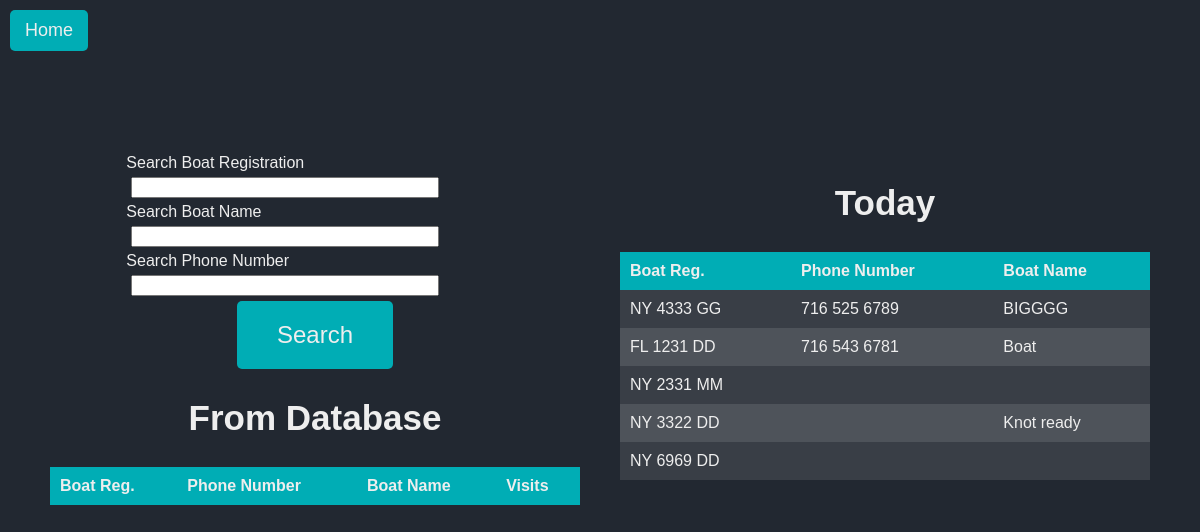
Page /search (signed in) on the committed database.
### website/models.py (models this page shows)
class Boat(db.Model):
    id = db.Column(db.Integer, primary_key=True)
    boat_reg = db.Column(db.String(150), unique=True)
    sanitized_boat_reg = db.Column(db.String(150), unique=True)
    boat_name = db.Column(db.String(150))
    sanitized_boat_name = db.Column(db.String(150))
    phone_number = db.Column(db.String(150))
    sanitized_phone_number = db.Column(db.String(150))
    owner_name = db.Column(db.String(150))
    sanitized_owner_name = db.Column(db.String(150))
    boat_size = db.Column(db.Integer)
    email = db.Column(db.String(150))
    zipcode = db.Column(db.String(150))
    visits = db.relationship('Visit', backref='boat')
    current_boats_id = db.Column(db.Integer, db.ForeignKey('current_boats.id'))

### website/views.py (the view, shortened to what this page needs)
@views.route('/search', methods=['GET','POST'])
@login_required
def search():
    form = SearchForm()
    results = []
    resultsToday = []
    if CurrentBoats.query.first():
        resultsToday = CurrentBoats.query.first().boats.all()
        print(resultsToday)
    return render_template('search.html', form=form, boats=results, currentboats=resultsToday)

### website/forms.py
class SearchForm(FlaskForm):
    boat_reg = StringField('Search Boat Registration')
    boat_name = StringField('Search Boat Name')
    phone_number = StringField('Search Phone Number')
    submit = SubmitField('Submit')

### website/templates/search.html (shortened to what this page needs)
{% extends "base.html" %}
{%block head%}<a href="{{ url_for('views.home') }}"id="home-btn">Home</a>{%endblock%}
{%block styles%}static/search-styles.css{%endblock%}
{% block content%}
<div id="main-container">
  <div id="left-container" style="flex: 1;">
    <div id="search-container">
      <form method="POST" id="search">
        <div class="form-group">
          {{ form.boat_reg.label }}
          {{ form.boat_reg(class="form-control") }}
        </div>
        <div class="form-group">
          {{ form.boat_name.label }}
          {{ form.boat_name(class="form-control") }}
        </div>
        <div class="form-group">
          {{ form.phone_number.label }}
          {{ form.phone_number(class="form-control") }}
        </div>
        <div id="button-container">
          <button type="submit" class="btn btn-primary" id="login-btn" name="submit-button" value="search">Search</button>
        </div>
      </form>
    </div>
    <div id="table-container">
      <h2>From Database</h2>
      <table id="search-results">
        <thead>
          <tr>
            <th>Boat Reg.</th>
            <th>Phone Number</th>
            <th>Boat Name</th>
            <th>Visits</th>
          </tr>
        </thead>
      </table>
    </div>
  </div>
  <div id="right-container" style="flex: 1;">
    <div id="table-container">
      <h2>Today</h2>
      {%if currentboats%}
      <table id="current-boats">
        <thead>
          <tr>
            <th>Boat Reg.</th>
            <th>Phone Number</th>
            <th>Boat Name</th>
          </tr>
        </thead>
        <tbody>
          {% for boat in currentboats %}
          <tr class="clickable-row" data-href="{{ url_for('views.log_boat', boat_reg=boat.boat_reg, boat_name=boat.boat_name, phone_number=boat.phone_number,  id=boat.id) }}">
            <td>{{ boat.boat_reg }}</td>
            <td>{{ boat.phone_number }}</td>
            <td>{{ boat.boat_name }}</td>
          </tr>
          {% endfor %}
        </tbody>
      </table>
      {% else %}
      <div id="button-container">
            <button type="submit" form="search" class="btn btn-primary" id="login-btn" name="submit-button" value="add">Add New Boat</button>
      </div>
      {%endif%}
    </div>
  </div>
</div>
{%endblock%}

### website/static/search-styles.css (style rules this page uses)
body { margin: 0; padding: 10px; font-family: Arial, sans-serif; background-color: #222831; color: #eeeeee; height: 100%; overflow: hidden; }
h2 { font-size: 35px; color: #eeeeee; width: 100%; text-align: center; }
#main-container { display: flex; justify-content: space-between; padding: 20px; box-sizing: border-box; height: calc(100vh - 40px); }
#left-container, #right-container { flex: 1; max-height: 100%; overflow: auto; padding: 20px; box-sizing: border-box; }
#search-container { display: flex; flex-direction: column; align-items: center; margin-bottom: 20px; }
input[type="text"] { margin: 5px; width: 100%; max-width: 300px; }
table { background-color: #393e46; border-collapse: collapse; width: 100%; }
th, td { padding: 10px; text-align: left; }
th { background-color: #00adb5; }
tr:nth-child(even) { background-color: #4e535a; }
#button-container { display: flex; justify-content: center; }
#login-btn { font-size: 24px; text-align: center; background-color: #00adb5; color: #eeeeee; padding: 20px 40px; border: none; cursor: pointer; transition: background-color 0.3s ease, transform 0.3s ease; border-radius: 5px; }
.clickable-row { cursor: pointer; }
#home-btn { font-size: 18px; background-color: #00adb5; color: #eeeeee; padding: 10px 15px; border: none; cursor: pointer; text-decoration: none; transition: background-color 0.3s ease, transform 0.3s ease; border-radius: 5px; display: inline-block; margin-right: 5px; }

### rows in the picture
Boat: boat_reg "NY 4333 GG", phone_number "716 525 6789", boat_name "BIGGGG"
Boat: boat_reg "FL 1231 DD", phone_number "716 543 6781", boat_name "Boat"
Boat: boat_reg "NY 2331 MM"
Boat: boat_reg "NY 3322 DD", boat_name "Knot ready"
Boat: boat_reg "NY 6969 DD"
